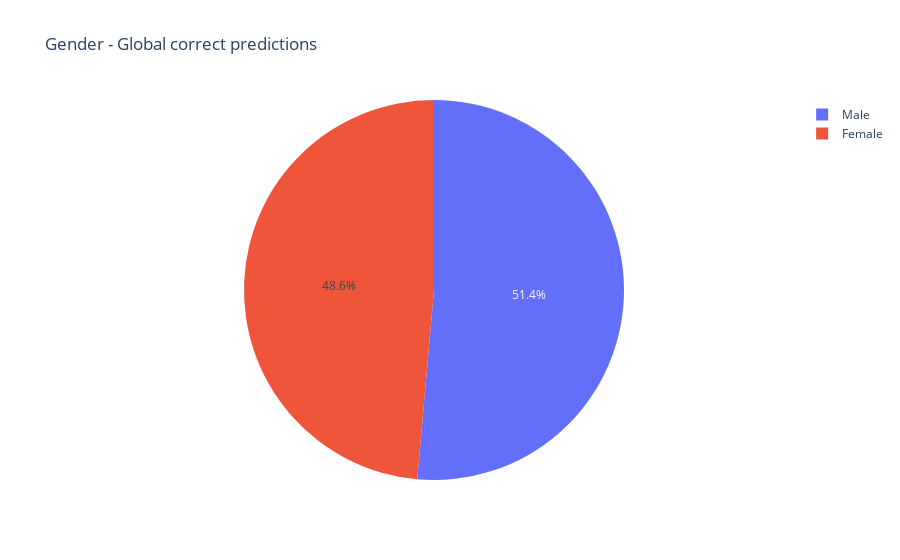
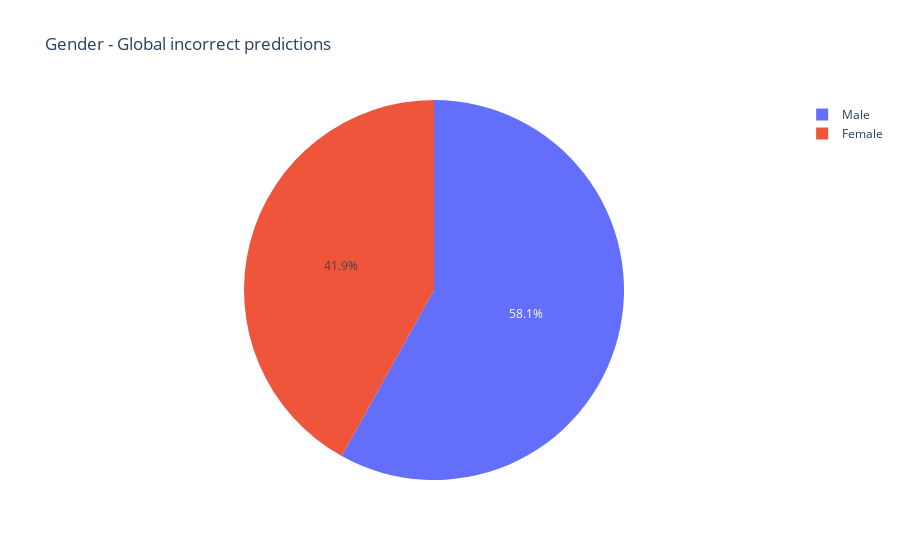
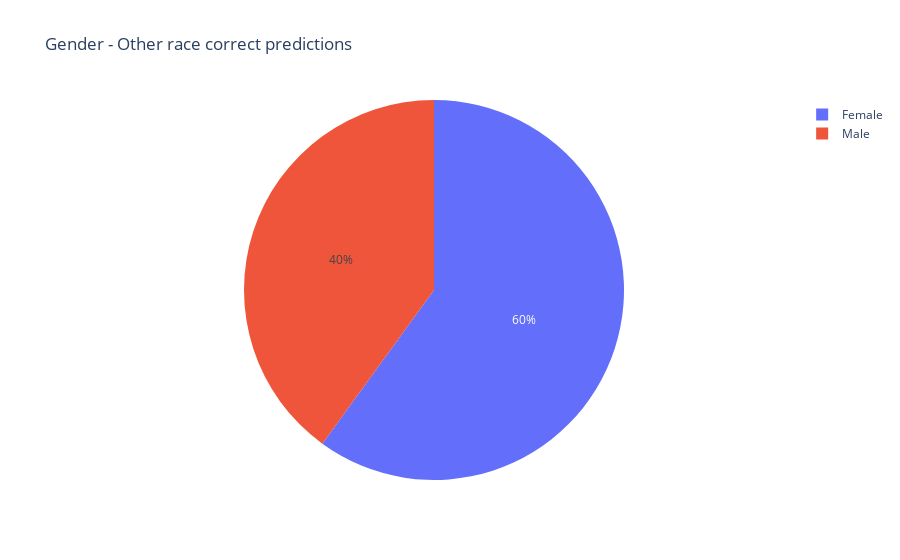
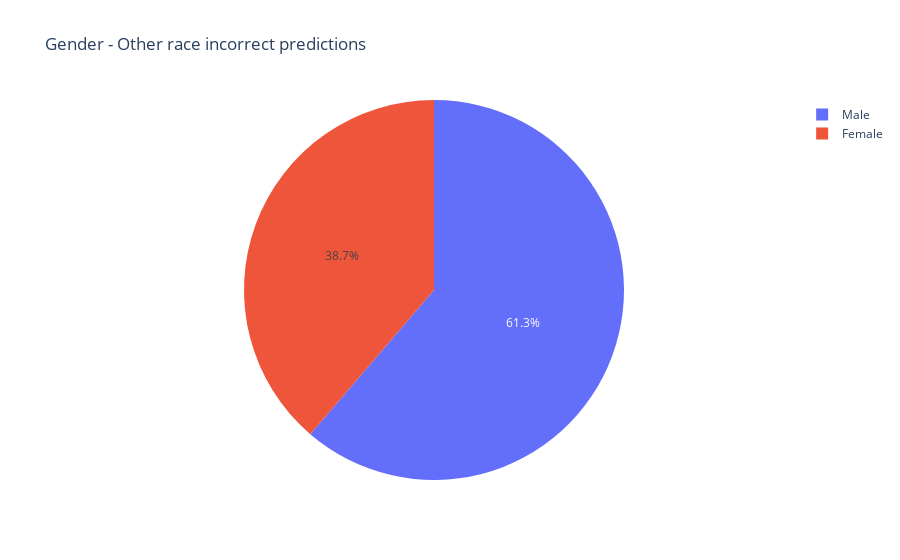

The notebook cell these images were saved under, in order:
### Markdown cell above
## visualize performance

### Code cell
draw_pie(no_other_men_correct, "gender", "Gender - Global correct predictions", GENDER_LABELS)
draw_pie(no_other_men_incorrect, "gender", "Gender - Global incorrect predictions", GENDER_LABELS)

draw_pie(only_other_race_correct, "gender", "Gender - Other race correct predictions", GENDER_LABELS)
draw_pie(only_other_race_incorrect, "gender", "Gender - Other race incorrect predictions", GENDER_LABELS)

### Figure 1 — Plotly figure (JSON) as saved in the notebook; plotly's stock layout.template omitted (floating-point values rounded to 4 significant figures)
{"data": [{"labels": ["Male", "Female"], "type": "pie", "values": [2122, 2006]}], "layout": {"title": {"text": "Gender - Global correct predictions"}}}

### Figure 2 — Plotly figure (JSON) as saved in the notebook; plotly's stock layout.template omitted (floating-point values rounded to 4 significant figures)
{"data": [{"labels": ["Male", "Female"], "type": "pie", "values": [356, 257]}], "layout": {"title": {"text": "Gender - Global incorrect predictions"}}}

### Figure 3 — Plotly figure (JSON) as saved in the notebook; plotly's stock layout.template omitted (floating-point values rounded to 4 significant figures)
{"data": [{"labels": ["Female", "Male"], "type": "pie", "values": [174, 116]}], "layout": {"title": {"text": "Gender - Other race correct predictions"}}}

### Figure 4 — Plotly figure (JSON) as saved in the notebook; plotly's stock layout.template omitted (floating-point values rounded to 4 significant figures)
{"data": [{"labels": ["Male", "Female"], "type": "pie", "values": [38, 24]}], "layout": {"title": {"text": "Gender - Other race incorrect predictions"}}}
